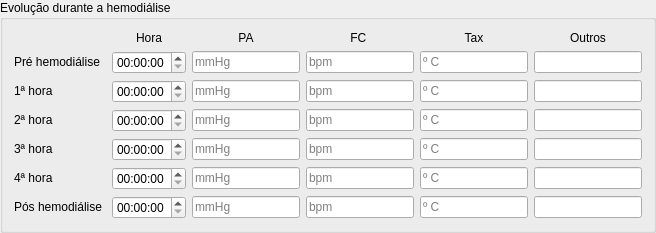
          <widget class="QGroupBox" name="groupBox_2">
           <property name="sizePolicy">
            <sizepolicy hsizetype="Preferred" vsizetype="Minimum">
             <horstretch>0</horstretch>
             <verstretch>0</verstretch>
            </sizepolicy>
           </property>
           <property name="title">
            <string>Evolução durante a hemodiálise</string>
           </property>
           <layout class="QGridLayout" name="gridLayout_2">
            <item row="1" column="0">
             <widget class="QLabel" name="label_38">
              <property name="sizePolicy">
               <sizepolicy hsizetype="Preferred" vsizetype="Maximum">
                <horstretch>0</horstretch>
                <verstretch>0</verstretch>
               </sizepolicy>
              </property>
              <property name="text">
               <string>Pré hemodiálise </string>
              </property>
             </widget>
            </item>
            <item row="2" column="0">
             <widget class="QLabel" name="label_39">
              <property name="sizePolicy">
               <sizepolicy hsizetype="Preferred" vsizetype="Maximum">
                <horstretch>0</horstretch>
                <verstretch>0</verstretch>
               </sizepolicy>
              </property>
              <property name="text">
               <string>1ª hora </string>
              </property>
             </widget>
            </item>
            <item row="3" column="0">
             <widget class="QLabel" name="label_40">
              <property name="sizePolicy">
               <sizepolicy hsizetype="Preferred" vsizetype="Maximum">
                <horstretch>0</horstretch>
                <verstretch>0</verstretch>
               </sizepolicy>
              </property>
              <property name="text">
               <string>2ª hora </string>
              </property>
             </widget>
            </item>
            <item row="4" column="0">
             <widget class="QLabel" name="label_41">
              <property name="sizePolicy">
               <sizepolicy hsizetype="Preferred" vsizetype="Maximum">
                <horstretch>0</horstretch>
                <verstretch>0</verstretch>
               </sizepolicy>
              </property>
              <property name="text">
               <string>3ª hora </string>
              </property>
             </widget>
            </item>
            <item row="5" column="0">
             <widget class="QLabel" name="label_42">
              <property name="sizePolicy">
               <sizepolicy hsizetype="Preferred" vsizetype="Maximum">
                <horstretch>0</horstretch>
                <verstretch>0</verstretch>
               </sizepolicy>
              </property>
              <property name="text">
               <string>4ª hora </string>
              </property>
             </widget>
            </item>
            <item row="0" column="1">
             <widget class="QLabel" name="label_32">
              <property name="sizePolicy">
               <sizepolicy hsizetype="Minimum" vsizetype="Minimum">
                <horstretch>0</horstretch>
                <verstretch>0</verstretch>
               </sizepolicy>
              </property>
              <property name="styleSheet">
               <string notr="true">font-style: bold;</string>
              </property>
              <property name="text">
               <string>Hora</string>
              </property>
              <property name="alignment">
               <set>Qt::AlignCenter</set>
              </property>
             </widget>
            </item>
            <item row="0" column="2">
             <widget class="QLabel" name="label_35">
              <property name="sizePolicy">
               <sizepolicy hsizetype="Minimum" vsizetype="Maximum">
                <horstretch>0</horstretch>
                <verstretch>0</verstretch>
               </sizepolicy>
              </property>
              <property name="styleSheet">
               <string notr="true">font-style: bold;</string>
              </property>
              <property name="text">
               <string>PA</string>
              </property>
              <property name="alignment">
               <set>Qt::AlignCenter</set>
              </property>
             </widget>
            </item>
            <item row="0" column="5">
             <widget class="QLabel" name="label_33">
              <property name="sizePolicy">
               <sizepolicy hsizetype="Minimum" vsizetype="Maximum">
                <horstretch>0</horstretch>
                <verstretch>0</verstretch>
               </sizepolicy>
              </property>
              <property name="styleSheet">
               <string notr="true">font-style: bold;</string>
              </property>
              <property name="text">
               <string>Outros</string>
              </property>
              <property name="alignment">
               <set>Qt::AlignCenter</set>
              </property>
             </widget>
            </item>
            <item row="0" column="4">
             <widget class="QLabel" name="label_34">
              <property name="sizePolicy">
               <sizepolicy hsizetype="Minimum" vsizetype="Maximum">
                <horstretch>0</horstretch>
                <verstretch>0</verstretch>
               </sizepolicy>
              </property>
              <property name="styleSheet">
               <string notr="true">font-style: bold;</string>
              </property>
              <property name="text">
               <string>Tax</string>
              </property>
              <property name="alignment">
               <set>Qt::AlignCenter</set>
              </property>
             </widget>
            </item>
            <item row="0" column="3">
             <widget class="QLabel" name="label_36">
              <property name="sizePolicy">
               <sizepolicy hsizetype="Minimum" vsizetype="Maximum">
                <horstretch>0</horstretch>
                <verstretch>0</verstretch>
               </sizepolicy>
              </property>
              <property name="styleSheet">
               <string notr="true">font-style: bold;</string>
              </property>
              <property name="text">
               <string>FC </string>
              </property>
              <property name="alignment">
               <set>Qt::AlignCenter</set>
              </property>
             </widget>
            </item>
            <item row="0" column="0">
             <widget class="QLabel" name="label_37">
              <property name="sizePolicy">
               <sizepolicy hsizetype="Maximum" vsizetype="Maximum">
                <horstretch>0</horstretch>
                <verstretch>0</verstretch>
               </sizepolicy>
              </property>
              <property name="text">
               <string/>
              </property>
             </widget>
            </item>
            <item row="6" column="0">
             <widget class="QLabel" name="label_43">
              <property name="sizePolicy">
               <sizepolicy hsizetype="Preferred" vsizetype="Maximum">
                <horstretch>0</horstretch>
                <verstretch>0</verstretch>
               </sizepolicy>
              </property>
              <property name="text">
               <string>Pós hemodiálise </string>
              </property>
             </widget>
            </item>
            <item row="1" column="2">
             <widget class="QLineEdit" name="lineEdit_PreHemo_PA">
              <property name="placeholderText">
               <string>mmHg</string>
              </property>
             </widget>
            </item>
            <item row="1" column="3">
             <widget class="QLineEdit" name="lineEdit_PreHemo_FC">
              <property name="placeholderText">
               <string>bpm</string>
              </property>
             </widget>
            </item>
            <item row="1" column="4">
             <widget class="QLineEdit" name="lineEdit_PreHemo_TAX">
              <property name="placeholderText">
               <string>º C</string>
              </property>
             </widget>
            </item>
            <item row="1" column="5">
             <widget class="QLineEdit" name="lineEdit_PreHemo_Outros"/>
            </item>
            <item row="2" column="2">
             <widget class="QLineEdit" name="lineEdit_1Hora_PA">
              <property name="placeholderText">
               <string>mmHg</string>
              </property>
             </widget>
            </item>
            <item row="2" column="3">
             <widget class="QLineEdit" name="lineEdit_1Hora_FC">
              <property name="placeholderText">
               <string>bpm</string>
              </property>
             </widget>
            </item>
            <item row="2" column="4">
             <widget class="QLineEdit" name="lineEdit_1Hora_TAX">
              <property name="placeholderText">
               <string>º C</string>
              </property>
             </widget>
            </item>
            <item row="2" column="5">
             <widget class="QLineEdit" name="lineEdit_1Hora_Outros"/>
            </item>
            <item row="3" column="2">
             <widget class="QLineEdit" name="lineEdit_2Hora_PA">
              <property name="placeholderText">
               <string>mmHg</string>
              </property>
             </widget>
            </item>
            <item row="3" column="3">
             <widget class="QLineEdit" name="lineEdit_2Hora_FC">
              <property name="placeholderText">
               <string>bpm</string>
              </property>
             </widget>
            </item>
            <item row="3" column="4">
             <widget class="QLineEdit" name="lineEdit_2Hora_TAX">
              <property name="placeholderText">
               <string>º C</string>
              </property>
             </widget>
            </item>
            <item row="3" column="5">
             <widget class="QLineEdit" name="lineEdit_2Hora_Outros"/>
            </item>
            <item row="4" column="2">
             <widget class="QLineEdit" name="lineEdit_3Hora_PA">
              <property name="placeholderText">
               <string>mmHg</string>
              </property>
             </widget>
            </item>
            <item row="4" column="3">
             <widget class="QLineEdit" name="lineEdit_3Hora_FC">
              <property name="placeholderText">
               <string>bpm</string>
              </property>
             </widget>
            </item>
            <item row="4" column="4">
             <widget class="QLineEdit" name="lineEdit_3Hora_TAX">
              <property name="placeholderText">
               <string>º C</string>
              </property>
             </widget>
            </item>
            <item row="4" column="5">
             <widget class="QLineEdit" name="lineEdit_3Hora_Outros"/>
            </item>
            <item row="5" column="2">
             <widget class="QLineEdit" name="lineEdit_4Hora_PA">
              <property name="placeholderText">
               <string>mmHg</string>
              </property>
             </widget>
            </item>
            <item row="6" column="2">
             <widget class="QLineEdit" name="lineEdit_PosHemo_PA">
              <property name="placeholderText">
               <string>mmHg</string>
              </property>
             </widget>
            </item>
            <item row="5" column="3">
             <widget class="QLineEdit" name="lineEdit_4Hora_FC">
              <property name="placeholderText">
               <string>bpm</string>
              </property>
             </widget>
            </item>
            <item row="6" column="3">
             <widget class="QLineEdit" name="lineEdit_PosHemo_FC">
              <property name="placeholderText">
               <string>bpm</string>
              </property>
             </widget>
            </item>
            <item row="5" column="4">
             <widget class="QLineEdit" name="lineEdit_4Hora_TAX">
              <property name="placeholderText">
               <string>º C</string>
              </property>
             </widget>
            </item>
            <item row="6" column="4">
             <widget class="QLineEdit" name="lineEdit_PosHemo_TAX">
              <property name="placeholderText">
               <string>º C</string>
              </property>
             </widget>
            </item>
            <item row="5" column="5">
             <widget class="QLineEdit" name="lineEdit_4Hora_Outros"/>
            </item>
            <item row="6" column="5">
             <widget class="QLineEdit" name="lineEdit_PosHemo_Outros"/>
            </item>
            <item row="1" column="1">
             <widget class="QTimeEdit" name="timeEdit_PreHemo"/>
            </item>
            <item row="2" column="1">
             <widget class="QTimeEdit" name="timeEdit_1Hora"/>
            </item>
            <item row="3" column="1">
             <widget class="QTimeEdit" name="timeEdit_2Hora"/>
            </item>
            <item row="4" column="1">
             <widget class="QTimeEdit" name="timeEdit_3Hora"/>
            </item>
            <item row="5" column="1">
             <widget class="QTimeEdit" name="timeEdit_4Hora"/>
            </item>
            <item row="6" column="1">
             <widget class="QTimeEdit" name="timeEdit_PosHemo"/>
            </item>
           </layout>
          </widget>
